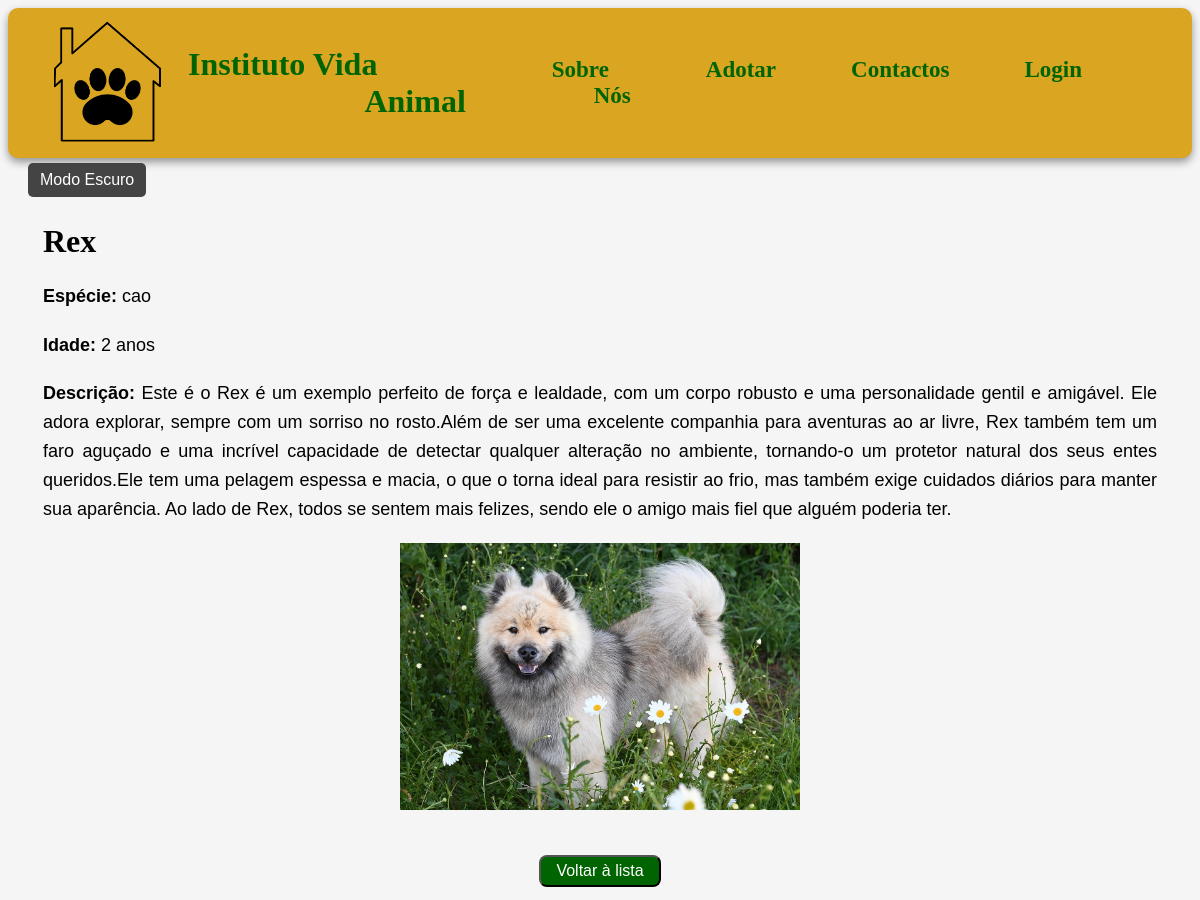
The page /animaisadc/1/ on the database its author committed.
### app_adocao/models.py (models this page shows, shortened)
class Animal(models.Model):
    ESPECIES = (
        ('gato', 'Gato'),
        ('cao', 'Cão'),
    )
    nome = models.CharField(max_length=15)
    idade = models.IntegerField()
    especie = models.CharField(choices=ESPECIES)
    descricao = models.CharField(max_length=500)
    imagem = models.ImageField(upload_to='imgAnimal/')
    padrinho = models.ForeignKey(
            User,
            on_delete=models.SET_NULL,
            null=True,
            blank=True,
            related_name='animais_apadrinhados'
        )

### app_adocao/views.py (the view)
# urls.py: path('animaisadc/<int:animal_id>/', views.animaisadc, name='animais_detalhe'),
def animaisadc(request, animal_id):
    animal = get_object_or_404(Animal, id=animal_id)
    return render(request, 'animais/animaisadc.html', {'animal': animal})

### app_adocao/templates/animais/animaisadc.html (shortened to what this page needs)
<!DOCTYPE html>
<html>
    <head>
        {% load static %}
        <link rel="stylesheet" href="{% static 'css/style.css' %}">
    </head>
    <body>
        <header class="cabecalho">
            <div style="gap: 20px; display: flex; align-items: center;">
                <img src="{% static 'imagens/logo.png' %}" alt="Logo do Instituto Vida Animal" class="logo">
                <a class="home" style="font-size: 32px; font-family: cursive; font-weight: bolder;" href="/"> Instituto Vida Animal </a>
            </div>
            <nav>
                <a style="font-size: 23px;" href="../../sobreNos">Sobre Nós</a>
                <a style="font-size: 23px;" href="../../adotar">Adotar</a>
                <a style="font-size: 23px;" href="../../contactos">Contactos</a>
                {% if user.is_authenticated %}
                    <span style="font-size: 20px; margin-right: 10px;">Olá, {{ user.username }}!</span>
                    <a style="font-size: 23px;" href="{% url 'logout' %}">Logout</a>
                {% else %}
                    <a style="font-size: 23px;" href="{% url 'sign_in' %}">Login</a>
                {% endif %}
            </nav>
        </header>
        <button id="darkModeToggle">Modo Escuro</button>
        <h1>{{ animal.nome }}</h1>
        <p><strong>Espécie:</strong> {{ animal.especie }}</p>
        <p><strong>Idade:</strong> {{ animal.idade }} anos</p>
        <p><strong>Descrição:</strong> {{ animal.descricao }}</p>
        <div style="text-align: center;">
            <img src="{{ animal.imagem.url }}" alt="Imagem de {{ animal.nome }}" width="400">
        </div>
        <br><br>
        <div style="text-align: center;">
            <a href="{% url 'adotar' %}"><button>Voltar à lista</button></a>
        </div>
    </body>
</html>

### app_adocao/static/css/style.css (style rules this page uses)
#darkModeToggle { cursor: pointer; font-size: 16px; padding: 8px 12px; border: none; border-radius: 5px; background-color: #444; color: white; transition: background-color 0.3s; margin-left: 20px; }
button { background-color: darkgreen; color: white; padding: 5px 15px; text-align: center; text-decoration: none; font-size: medium; margin: 5px 2px; border-radius: 8px; }
.cabecalho { display: flex; align-items: center; justify-content: space-between; padding: 0 40px; background-color: #daa520; border-radius: 10px; box-shadow: 0 4px 8px rgba(0, 0, 0, 0.404); height: 150px; gap: 16px; }
p { text-align: justify; margin: 0 35px 20px 35px; font-size: large; line-height: 1.6; margin-right: 35px; }
h1 { margin-left: 35px; font-family: 'Trebuchet MS'; }
body { font-family: Arial; background-color: whitesmoke; }
nav, .home { font-family: cursive; display: flex; gap: 75px; text-align-last: right; font-size: larger; font-weight: bolder; margin-right: 70px; }
.logo { width: 120px; height: auto; }
a:link:not(.sign_up) { color: darkgreen; text-decoration: none; }

### rows shown on the page
Animal: nome "Rex", especie "cao", idade "2", descricao "Este é o Rex é um exemplo perfeito de força e lealdade, com um corpo robusto e uma personalidade gentil e amigável. Ele adora explorar, sempre com um sorriso no rosto.Além de ser uma excelente companhia para aventuras ao ar livre, Rex também tem um faro aguçado e uma incrível capacidade de detectar qualquer alteração no ambiente, tornando-o um protetor natural dos seus entes queridos.Ele tem uma pelagem espessa e macia, o que o torna ideal para resistir ao frio, mas também exige cuidados diários para manter sua aparência. Ao lado de Rex, todos se sentem mais felizes, sendo ele o amigo mais fiel que alguém poderia ter.", imagem (picture)
